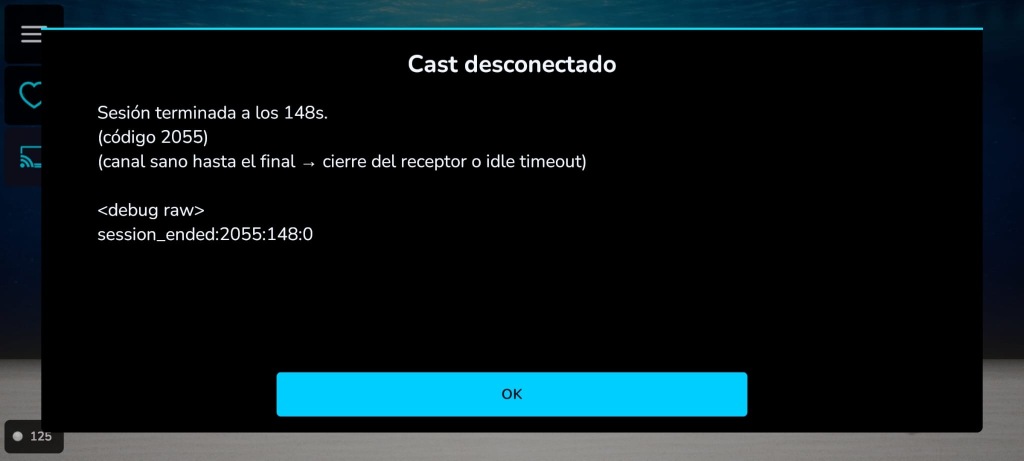
#> input picture _cast_drop_2026-06-27/popup_cast_desconectado_148s.jpeg, 2048 x 921 px (shown at 1/2 size)
$ python mide_bandas.py ../_cast_drop_2026-06-27/popup_cast_desconectado_148s.jpeg
#> lines starting #> are read from the running program, lines starting #| are printed output that depends on the picture
# -*- coding: utf-8 -*-
"""
Mide el quemado POR BANDAS (2026-08-28).

⚠⚠ POR QUE HIZO FALTA: midiendo la imagen entera, los 11 fondos dieron cifras IDENTICAS
(clip ~10 %, P99 99.7, croma 0.0) incluido `bg_abyss`, que es negro. No era el fondo:
era EL SUELO, que es constante en todos y domina la cola alta. Una metrica global no
puede responder "que fondo quema" cuando hay un objeto fijo mas brillante que todos.

Bandas (fraccion de alto), elegidas mirando la captura:
  agua    0.12-0.50   fondo + agua, sin HUD
  suelo   0.80-0.93   la arena
"""
import sys, glob, os
import numpy as np
from PIL import Image

def lab(a):
    rgb = np.asarray(a, dtype=np.float64) / 255.0
    m = rgb <= 0.04045
    lin = np.where(m, rgb / 12.92, ((rgb + 0.055) / 1.055) ** 2.4)
    M = np.array([[0.4124564, 0.3575761, 0.1804375],
                  [0.2126729, 0.7151522, 0.0721750],
                  [0.0193339, 0.1191920, 0.9503041]])
    x = lin @ M.T
    w = np.array([0.95047, 1.0, 1.08883]); t = x / w; d = 6.0 / 29.0
    f = np.where(t > d ** 3, np.cbrt(t), t / (3 * d * d) + 4.0 / 29.0)
    L = 116 * f[..., 1] - 16
    aa = 500 * (f[..., 0] - f[..., 1]); bb = 200 * (f[..., 1] - f[..., 2])
    return L, np.sqrt(aa * aa + bb * bb)

BANDAS = {'agua': (0.12, 0.50), 'suelo': (0.80, 0.93)}

def banda(p, cual):
    a = np.asarray(Image.open(p).convert('RGB')); h = a.shape[0]
    y0, y1 = BANDAS[cual]
    L, C = lab(a[int(h * y0):int(h * y1)])
    return dict(L=L.mean(), C=C.mean(), clip=100.0 * (L > 95).mean(),
                p99=np.percentile(L, 99))

fich = []
for pat in sys.argv[1:]:
    fich += sorted(glob.glob(pat))
if not fich: sys.exit("sin ficheros")

print("%-34s %s" % ("", "        AGUA                    SUELO"))
print("%-34s %6s %6s %6s   %6s %6s %6s %6s" %
      ("captura", "L*", "C*", "clip%", "L*", "C*", "clip%", "P99"))
print("-" * 86)
for p in fich:
    if os.path.getsize(p) < 50000: continue
    a = banda(p, 'agua'); s = banda(p, 'suelo')
#> in banda, a is the input picture: shape (921, 2048, 3); mean R, G, B 13.1, 25.9, 30
#> in lab, `m = rgb <= 0.04045`:
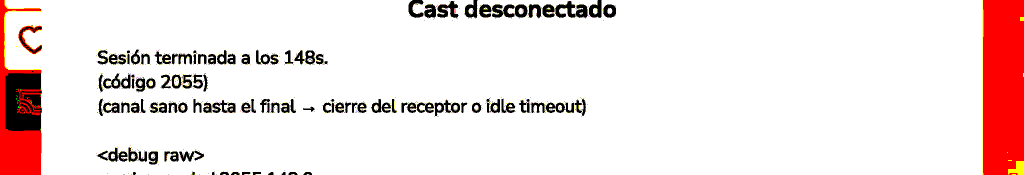
#> m: shape (350, 2048, 3) bool (shown at 1/2 size); mean of channels 0, 1, 2 0.949, 0.892, 0.888; drawn as R, G, B
#> in lab, `f = np.where(t > d ** 3, np.cbrt(t), t / (3 * d * d) + 4.0 / 29.0)`:
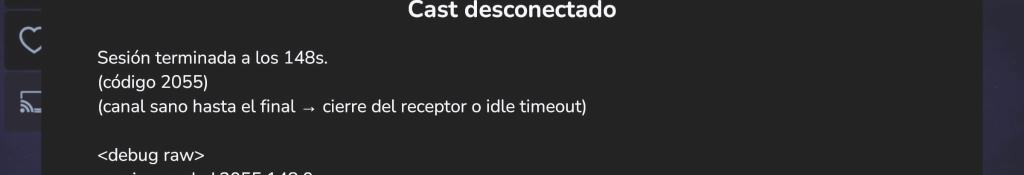
#> f: shape (350, 2048, 3) float64 (shown at 1/2 size); mean of channels 0, 1, 2 0.164, 0.164, 0.169; drawn as R, G, B
#> in lab, `L = 116 * f[..., 1] - 16`:
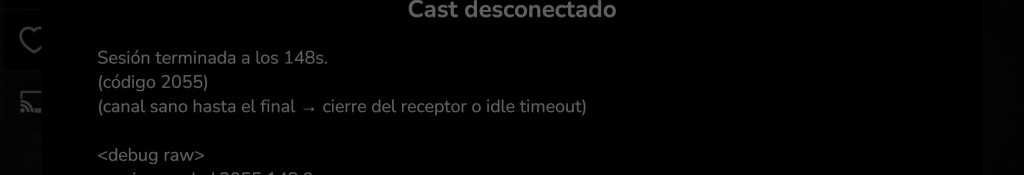
#> L: shape (350, 2048) float64 (shown at 1/2 size); min 0, max 100, mean 3
#> in lab, `bb = 200 * (f[..., 1] - f[..., 2])`:
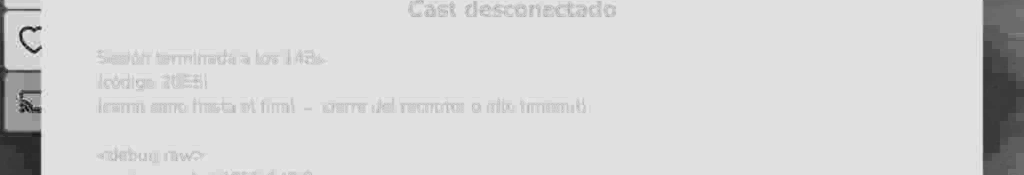
#> bb: shape (350, 2048) float64 (shown at 1/2 size); min -22.93, max 3.11, mean -1.09; drawn with min black and max white
#> in banda, `L, C = lab(a[int(h * y0):int(h * y1)])`:
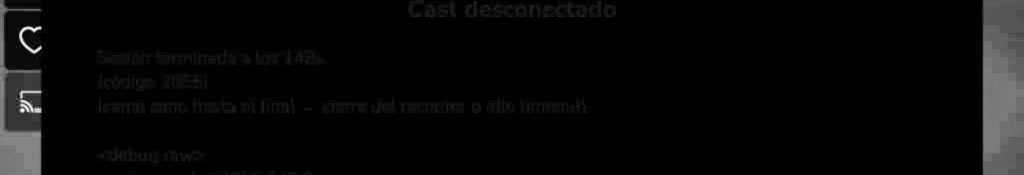
#> C: shape (350, 2048) float64 (shown at 1/2 size); min 0, max 35.79, mean 1.2; drawn with min black and max white
#> after `a = banda(p, 'agua')`: a = {'L': 3, 'C': 1.15, 'clip': 1.04, 'p99': 95.28}
#> call 2 of banda, with cual = 'suelo'
#> in lab (call 2), `bb = 200 * (f[..., 1] - f[..., 2])`:
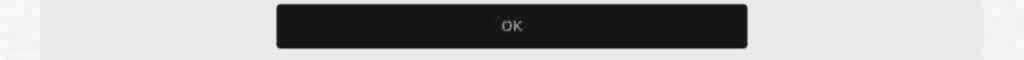
#> bb: shape (120, 2048) float64 (shown at 1/2 size); min -39.23, max 3.2, mean -12.04; drawn with min black and max white
#> in banda (call 2), `L, C = lab(a[int(h * y0):int(h * y1)])`:
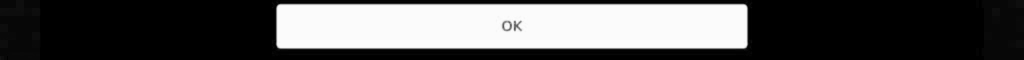
#> C: shape (120, 2048) float64 (shown at 1/2 size); min 0, max 44.47, mean 15; drawn with min black and max white
#> after `s = banda(p, 'suelo')`: s = {'L': 29.5, 'C': 15.05, 'clip': 0, 'p99': 77.19}
    marca = "  <<< SUELO CLAVADO AL BLANCO" if s['clip'] > 25 else ""
#> marca = ''
    print("%-34s %6.1f %6.1f %6.2f   %6.1f %6.1f %6.2f %6.1f%s" %
          (os.path.basename(p)[:-4][:34], a['L'], a['C'], a['clip'],
           s['L'], s['C'], s['clip'], s['p99'], marca))
#| popup_cast_desconectado_148s.         3.0    1.2   1.04     29.5   15.0   0.00   77.2
